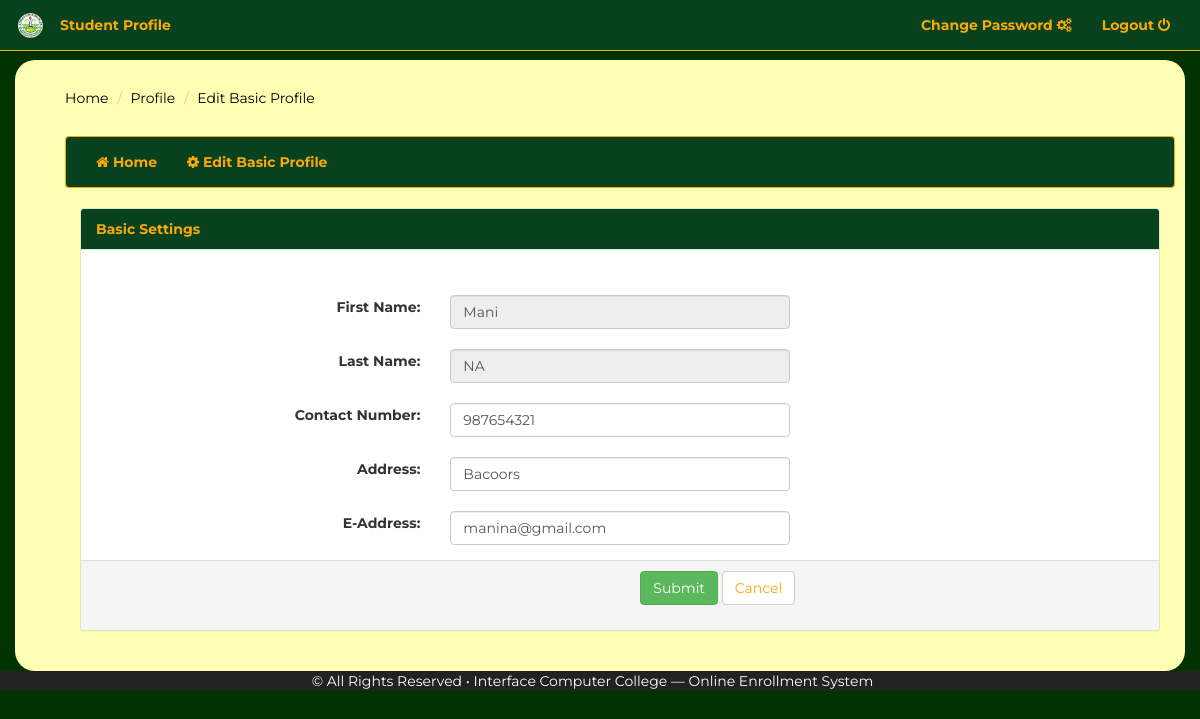
Page /editprofile_manila.php (signed in) on the committed database.
### tables this page shows
CREATE TABLE `tbl_studentinfo_manila` (
  `studentNo` int(6) NOT NULL AUTO_INCREMENT,
  `course_id` varchar(10) NOT NULL,
  `first_name` varchar(255) NOT NULL,
  `last_name` varchar(255) NOT NULL,
  `middle_name` varchar(255) NOT NULL,
  `branch_id` int(10) NOT NULL,
  `address` varchar(255) NOT NULL,
  `age` int(11) NOT NULL,
  `gender` varchar(255) NOT NULL,
  `contact_number` int(11) NOT NULL,
  `email_address` varchar(255) NOT NULL,
  `grant_id` int(11) NOT NULL,
  `year_level` int(1) NOT NULL,
  `semester_num` int(1) NOT NULL,
  `student_type` varchar(10) NOT NULL,
  `status` varchar(15) NOT NULL,
  `new_old` varchar(255) NOT NULL,
  `student_photo` text NOT NULL,
  PRIMARY KEY (`studentNo`),
  KEY `course_id` (`course_id`),
  KEY `branch_id` (`branch_id`),
  KEY `year_level` (`year_level`),
  KEY `semester_num` (`semester_num`),
  KEY `grant_id` (`grant_id`),
  CONSTRAINT `tbl_studentinfo_manila_ibfk_1` FOREIGN KEY (`branch_id`) REFERENCES `tbl_branches` (`branch_id`),
  CONSTRAINT `tbl_studentinfo_manila_ibfk_2` FOREIGN KEY (`year_level`) REFERENCES `tbl_academic_year` (`id`),
  CONSTRAINT `tbl_studentinfo_manila_ibfk_3` FOREIGN KEY (`semester_num`) REFERENCES `tbl_academic_sem` (`id`),
  CONSTRAINT `tbl_studentinfo_manila_ibfk_4` FOREIGN KEY (`course_id`) REFERENCES `tbl_course_info` (`course_id`),
  CONSTRAINT `tbl_studentinfo_manila_ibfk_5` FOREIGN KEY (`grant_id`) REFERENCES `tbl_grants` (`grant_id`) ON DELETE NO ACTION ON UPDATE NO ACTION
);

### session.php (called while the page is built, shortened)
<?php
global $conn;
 if( !$_SESSION['loggedInUser'] ) {
      header('Location:index.php');
  } else if( $_SESSION['loggedInUser'] && $_SESSION['userRole'] === 'user' && $_SESSION['branch'] === 'caloocan'){
  	 $loggedUser = $_SESSION['loggedInUser'];
  	 $loggedUser_branch = 'caloocan';
  } else if( $_SESSION['loggedInUser'] && $_SESSION['userRole'] === 'user' && $_SESSION['branch'] === 'manila'){
  	  $loggedUser = mysqli_real_escape_string($conn,$_SESSION['loggedInUser']);
  } else if( $_SESSION['loggedInUser'] && $_SESSION['userRole'] === 'admin') {
      $loggedUser = mysqli_real_escape_string($conn,$_SESSION['loggedInUser']);
       header('Location: ../icc/admin/administration.php');
  }
 ?>

### editprofile_manila.php (the view, shortened to what this page needs)
<?php
  include('session.php');
     require('includes/connection.php');
     $query = "SELECT studNo.studentNo,
               studNo.first_name ,
               studNo.last_name,
               c.course_id,
               c.course_description,
               ay.year_level,
               ac.semester_num,
               studNo.contact_number,
               studNo.student_type,
               studNo.address,
               studNo.age,
               studNo.gender,
               br.branch_name,
               studNo.email_address,
               studNo.student_type ,
               studNo.status
               FROM tbl_studentinfo_manila studNo ,
               tbl_course_info c ,
               tbl_branches br ,
               tbl_academic_year ay,
               tbl_academic_sem ac
               WHERE studNo.studentNo = '$loggedUser'
               AND studNo.year_level = ay.id
               AND studNo.semester_num = ac.id";
                $result = mysqli_query($conn, $query);
                 while($row = mysqli_fetch_assoc($result)){
                      $fname = $row['first_name'];
                      $Lname = $row['last_name'];
                      $student_address = $row['address'];
                      $student_contactNum = $row['contact_number'];
                      $student_email = $row['email_address'];
                 }
    include('includes/header.php');
    include('navigation_manila.php');
?>
       <div class="container" id="mainContainer">
            <div class="container ">
                <div class="row">
                    <div class="col-md-12">
                        <ol class="breadcrumb">
                            <li><a href="profile_manila.php">Home</a></li>
                            <li class="active"><a href="profile_manila.php">Profile</a></li>
                            <li class="active"><a href="editprofile_manila.php">Edit Basic Profile</a></li>
                        </ol>
                    </div>
                </div>
                <div class="col-md-12">
                    <?php include('profile_nav_manila.php'); ?>
                        <div class="container-fluid">
                        <div class="panel panel-success">
                        <div class="panel-heading"><strong> Basic Settings</strong></div>
                            <form class="form-horizontal" action="<?php echo htmlspecialchars($_SERVER['PHP_SELF']); ?>" method="post" enctype="multipart/form-data">
                        <br/> <br/>
                        <div class="panel-content">
                            <div class="form-group">
                              <label class="col-md-4 control-label" for="first_name" >First Name:</label>
                              <div class="col-md-4">
                              <input id="first_name" name="first_name" type="text" placeholder="First Name" class="form-control input-md" disabled value='<?php echo $fname; ?>'>
                              </div>
                            </div>
                            <div class="form-group">
                              <label class="col-md-4 control-label" for="last_name">Last Name:</label>
                              <div class="col-md-4">
                              <input id="last_name" name="last_name" type="text" placeholder="Last Name" class="form-control input-md" disabled value='<?php echo $Lname; ?>'>
                              </div>
                            </div>
                            <div class="form-group">
                              <label class="col-md-4 control-label" for="student_contactNum">Contact Number:</label>
                              <div class="col-md-4">
                              <input id="student_contactNum" name="student_contactNum" type="text" placeholder="Contact Number" class="form-control input-md" value='<?php echo $student_contactNum; ?>'>
                              </div>
                            </div>
                            <div class="form-group">
                              <label class="col-md-4 control-label" for="student_address">Address:</label>
                              <div class="col-md-4">
                              <input id="student_address" name="student_address" type="text" placeholder="Address" class="form-control input-md" value='<?php echo $student_address; ?>'>
                              </div>
                            </div>
                            <div class="form-group">
                              <label class="col-md-4 control-label" for="student_email">E-Address:</label>
                              <div class="col-md-4">
                              <input id="student_email" name="student_email" type="text" placeholder="Emai Address" class="form-control input-md" value='<?php echo $student_email; ?>'">
                              </div>
                            </div>
                            </div>
                            <div class="panel-footer">
                            <div class="form-group">
                              <label class="col-md-4 control-label" for="btn_submit"></label>
                              <div class="col-md-8">
                                <input type="submit" name="btn_save" class="btn btn-success" style="margin-left: 185px;">
                                <button type="submit" id="btn_cancel" name="btn_cancel" class="btn btn-default">Cancel</button>
                              </div>
                            </div>
                            </div>
                            </form>
                        </div>
                    </div>
                </div>
            </div>
    </div>
<?php include('includes/footer.php'); ?>

### style.css (style rules this page uses)
html, body, .cover { height: 100%; }
body { background-color: #003300; font-family: 'Montserrat', sans-serif; }
.form-control { margin-top: 5px; }
.btn-default { color:#F9A80B; }
.panel .panel-heading { background-color: #07411d; color: #f9a80b; }
#mainContainer { background-color: #FFFFB3; padding: 20px; border-radius: 20px; margin-top: 60px; }
.breadcrumb { background-color: inherit; }
.breadcrumb li a { color: black; }

### includes/header.php (style rules this page uses)
html { background-color: #FFFFFF; margin: 0px; }
body { margin: 10mm 10mm 10mm 10mm; }

### rows in the picture
tbl_studentinfo_manila: first_name "Mani", last_name "NA", student_contactNum "987654321", student_address "Bacoors", student_email "manina@gmail.com"
